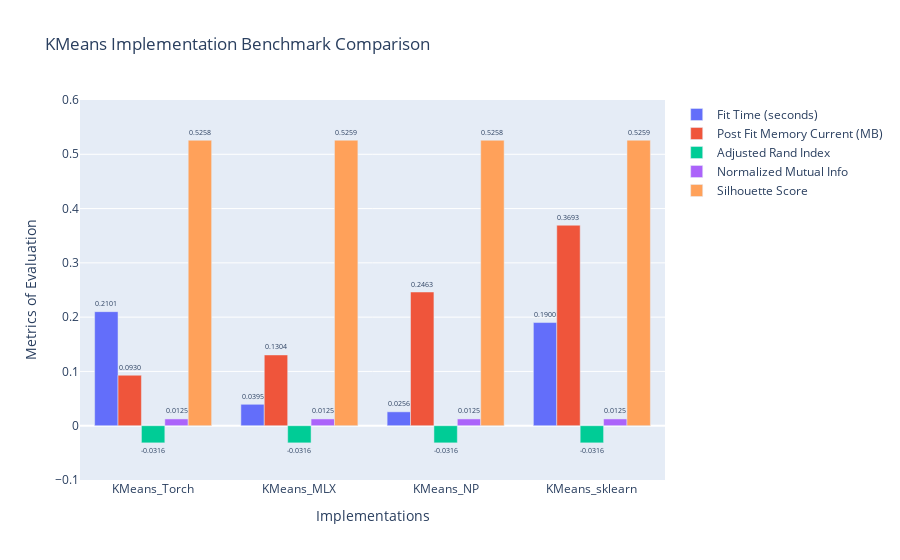

Here is the notebook cell this chart was saved with:
### Code cell
import plotly.express as px
import plotly.graph_objects as go

fig = go.Figure()
fig.add_bar(
    x=df.index,
    y=df["fit_time_seconds"],
    name="Fit Time (seconds)",
)
fig.add_bar(
    x=df.index,
    y=df["post_fit_memory_current_MB"],
    name="Post Fit Memory Current (MB)",
)
fig.add_bar(
    x=df.index,
    y=df["adjusted_rand_index"],
    name="Adjusted Rand Index",
)
fig.add_bar(
    x=df.index,
    y=df["normalized_mutual_info"],
    name="Normalized Mutual Info",
)
fig.add_bar(
    x=df.index,
    y=df["silhouette_score"],
    name="Silhouette Score",
)
fig.update_traces(texttemplate="%{y:.4f}", textposition="outside")
fig.update_yaxes(range=[-0.1, 0.6])
fig.update_layout(
    title_font_size=20,
    xaxis_title_font_size=16,
    yaxis_title_font_size=16,
    legend_title_font_size=14,
)
fig.update_layout(
    barmode="group",
    title="KMeans Implementation Benchmark Comparison",
    yaxis_title="Metrics of Evaluation",
    xaxis_title="Implementations",
)
fig.show()

### Figure 1 — Plotly figure (JSON) as saved in the notebook; plotly's stock layout.template omitted (floating-point values rounded to 4 significant figures)
{"data": [{"name": "Fit Time (seconds)", "textposition": "outside", "texttemplate": "%{y:.4f}", "type": "bar", "x": ["KMeans_Torch", "KMeans_MLX", "KMeans_NP", "KMeans_sklearn"], "y": [0.2101, 0.03947, 0.0256, 0.19]}, {"name": "Post Fit Memory Current (MB)", "textposition": "outside", "texttemplate": "%{y:.4f}", "type": "bar", "x": ["KMeans_Torch", "KMeans_MLX", "KMeans_NP", "KMeans_sklearn"], "y": [0.09299, 0.1304, 0.2463, 0.3693]}, {"name": "Adjusted Rand Index", "textposition": "outside", "texttemplate": "%{y:.4f}", "type": "bar", "x": ["KMeans_Torch", "KMeans_MLX", "KMeans_NP", "KMeans_sklearn"], "y": [-0.03158, -0.03161, -0.03158, -0.03161]}, {"name": "Normalized Mutual Info", "textposition": "outside", "texttemplate": "%{y:.4f}", "type": "bar", "x": ["KMeans_Torch", "KMeans_MLX", "KMeans_NP", "KMeans_sklearn"], "y": [0.01247, 0.01247, 0.01247, 0.01247]}, {"name": "Silhouette Score", "textposition": "outside", "texttemplate": "%{y:.4f}", "type": "bar", "x": ["KMeans_Torch", "KMeans_MLX", "KMeans_NP", "KMeans_sklearn"], "y": [0.5258, 0.5259, 0.5258, 0.5259]}], "layout": {"barmode": "group", "legend": {"title": {"font": {"size": 14}}}, "title": {"text": "KMeans Implementation Benchmark Comparison"}, "xaxis": {"title": {"text": "Implementations"}}, "yaxis": {"range": [-0.1, 0.6], "title": {"text": "Metrics of Evaluation"}}}}
